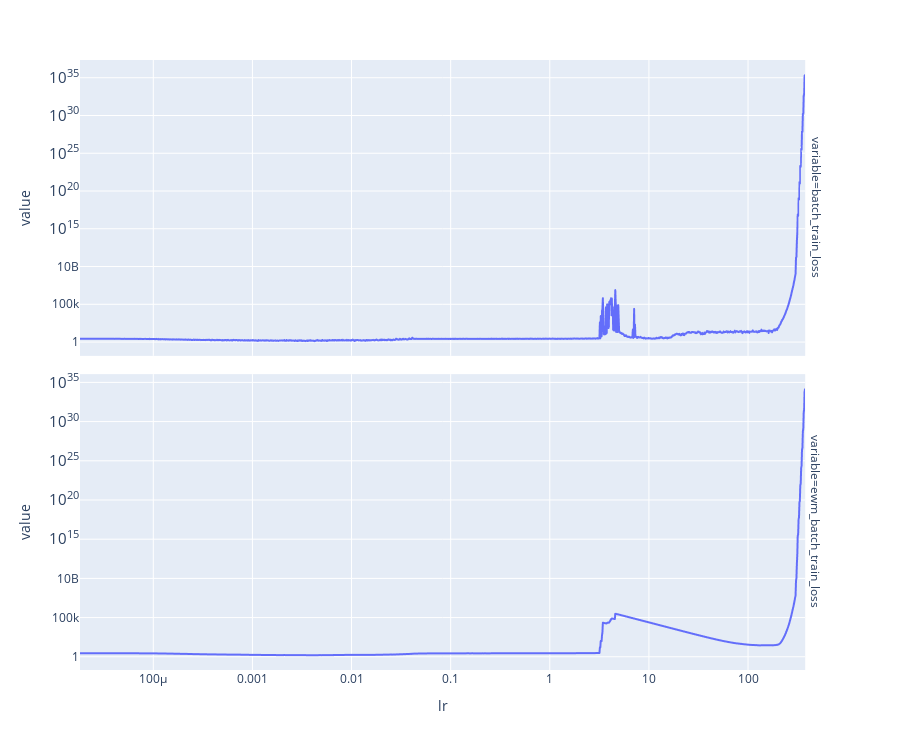

The cell this chart's notebook holds for it:
### Code cell
train_dataset = CMIDataset("full_dataset")
full_dataset_loader = DL(train_dataset, TRAIN_BATCH_SIZE, shuffle=True)
_, mock_training_metrics = mk_model_and_fit(
    full_dataset_loader,
    partial(torch.optim.lr_scheduler.ExponentialLR, gamma=MOCK_TRAINING_GAMMA),
    MOCK_TRAINING_EPOCHS,
    criterion= nn.CrossEntropyLoss(label_smoothing=0.1),
)
mock_training_metrics = post_process_mock_training_metrics(mock_training_metrics)
plt_lr_search_training_metrics(mock_training_metrics)
max_lr = mock_training_metrics["ewm_batch_train_loss"].idxmin()
print("Maximum learning rate:", max_lr)

### Figure 1 — Plotly figure (JSON) as saved in the notebook; plotly's stock layout.template omitted (floating-point values rounded to 4 significant figures; data arrays with more than 128 entries replaced by an {"elided": "..."} marker saying what was removed)
{"data": [{"hovertemplate": "variable=batch_train_loss<br>lr=%{x}<br>value=%{y}<extra></extra>", "legendgroup": "", "line": {"color": "#636efa", "dash": "solid"}, "marker": {"symbol": "circle"}, "mode": "lines", "name": "", "showlegend": false, "type": "scattergl", "x": {"elided": "1694 float values"}, "xaxis": "x2", "y": {"elided": "1694 float values"}, "yaxis": "y2"}, {"hovertemplate": "variable=ewm_batch_train_loss<br>lr=%{x}<br>value=%{y}<extra></extra>", "legendgroup": "", "line": {"color": "#636efa", "dash": "solid"}, "marker": {"symbol": "circle"}, "mode": "lines", "name": "", "showlegend": false, "type": "scattergl", "x": {"elided": "1694 float values"}, "xaxis": "x", "y": {"elided": "1694 float values"}, "yaxis": "y"}], "layout": {"annotations": [{"font": {}, "showarrow": false, "text": "variable=ewm_batch_train_loss", "textangle": 90, "x": 0.98, "xanchor": "left", "xref": "paper", "y": 0.2425, "yanchor": "middle", "yref": "paper"}, {"font": {}, "showarrow": false, "text": "variable=batch_train_loss", "textangle": 90, "x": 0.98, "xanchor": "left", "xref": "paper", "y": 0.7575, "yanchor": "middle", "yref": "paper"}], "height": 750, "legend": {"tracegroupgap": 0}, "margin": {"t": 60}, "xaxis": {"anchor": "y", "domain": [0, 0.98], "title": {"text": "lr"}, "type": "log"}, "xaxis2": {"anchor": "y2", "domain": [0, 0.98], "matches": "x", "showticklabels": false, "type": "log"}, "yaxis": {"anchor": "x", "domain": [0, 0.485], "title": {"text": "value"}, "type": "log"}, "yaxis2": {"anchor": "x2", "domain": [0.515, 1], "title": {"text": "value"}, "type": "log"}}}
